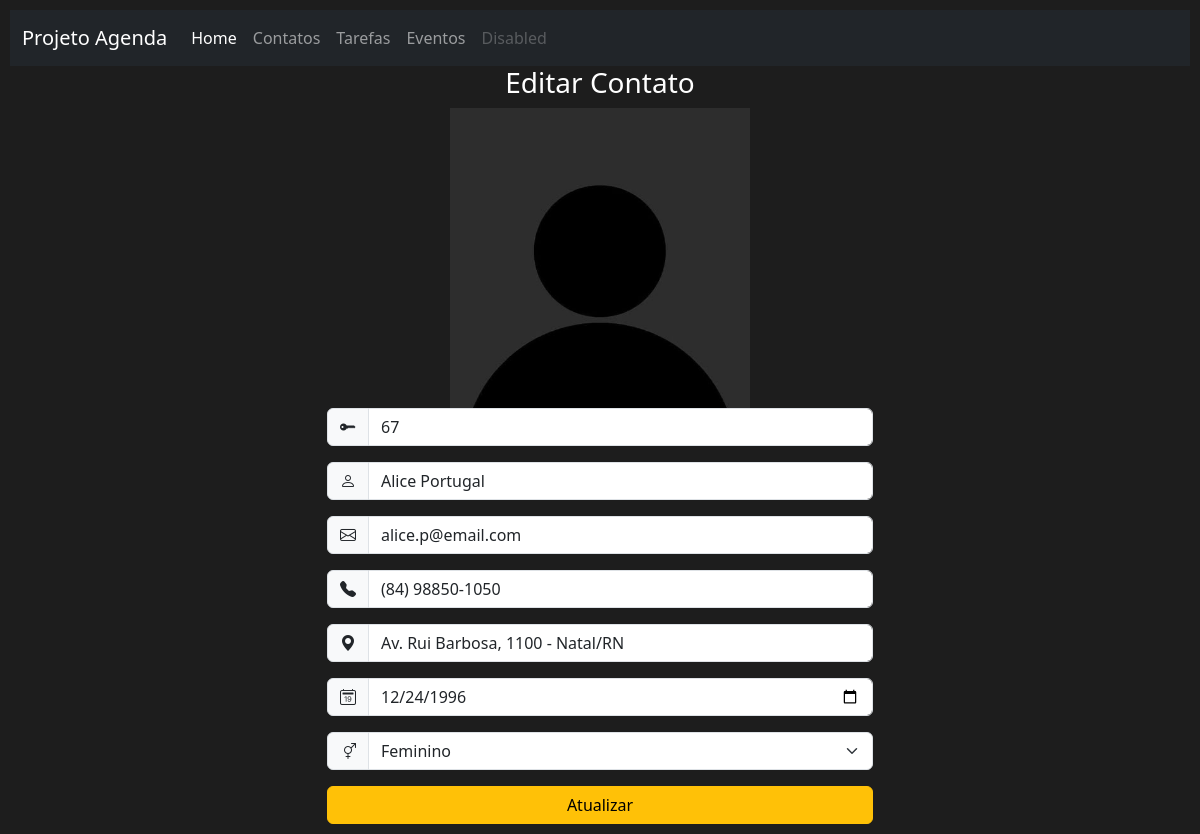
Page /index.php?menuop=editar-contato&idContato=67 on the committed database.
### tables this page shows
CREATE TABLE `tbcontatos` (
  `idContato` int(11) NOT NULL,
  `nomeContato` varchar(200) NOT NULL,
  `emailContato` varchar(100) NOT NULL,
  `telefoneContato` varchar(50) NOT NULL,
  `enderecoContato` varchar(200) NOT NULL,
  `sexoContato` char(1) NOT NULL,
  `dataNascContato` date NOT NULL,
  `flagFavoritoContato` tinyint(1) NOT NULL,
  `nomeFotoContato` varchar(255) NOT NULL
);

### paginas/contatos/editar-contato.php (the view, shortened to what this page needs)
<?php
$idContato = $_GET["idContato"];
$sql = "SELECT * from tbContatos WHERE idContato = {$idContato}";
$rs = mysqli_query($conexao, $sql) or die("erro ao recuperar dados da consulta. " . mysqli_error($conexao));
$dados = mysqli_fetch_assoc($rs);
?>
<header>
    <h3> Editar Contato </h3>
</header>
<div>
    <?php
        $nomeFoto = $dados["nomeFotoContato"];
        if($dados["nomeFotoContato"] == ""|| !file_exists('./paginas/contatos/fotos-contatos/'. $dados["nomeFotoContato"])){
            $nomeFoto = "semFoto.jpg";
        } else {
            $nomeFoto = $dados["nomeFotoContato"];
        }
    ?>
    <img src="./paginas/contatos/fotos-contatos/<?=$nomeFoto?>" alt="Foto do Contato" width="300">
</div>
<div>
    <form action="index.php?menuop=atualizar-contato" method="post">
        <div class="container">
            <div class="row justify-content-center">
                <div class="col-md-6">
                    <div class="input-group mb-3">
                        <span class="input-group-text" id="basic-addon0"> <i class="bi bi-key-fill"></i> </span>
                        <input type="text" class="form-control" placeholder="ID" aria-label="ID" name="idContato" value="<?=$dados["idContato"]?>" readonly>
                    </div>
                    <div class="input-group mb-3">
                        <span class="input-group-text" id="basic-addon1"> <i class="bi bi-person"></i> </span>
                        <input type="text" class="form-control" placeholder="Nome" aria-label="Nome" name="nomeContato" value="<?=$dados["nomeContato"]?>">
                    </div>
                    <div class="input-group mb-3">
                        <span class="input-group-text" id="basic-addon2"> <i class="bi bi-envelope"></i> </span>
                        <input type="email" class="form-control" placeholder="E-mail" aria-label="Email" name="emailContato" value="<?=$dados["emailContato"]?>">
                    </div>
                    <div class="input-group mb-3">
                        <span class="input-group-text" id="basic-addon3"> <i class="bi bi-telephone-fill"></i> </span>
                        <input type="text" class="form-control" placeholder="Telefone" aria-label="Telefone" name="telefoneContato" value="<?=$dados["telefoneContato"]?>">
                    </div>
                    <div class="input-group mb-3">
                        <span class="input-group-text" id="basic-addon4"> <i class="bi bi-geo-alt-fill"></i> </span>
                        <input type="text" class="form-control" placeholder="Endereço" aria-label="Endereço" name="enderecoContato" value="<?=$dados["enderecoContato"]?>">
                    </div>
                    <div class="input-group mb-3">
                        <span class="input-group-text" id="basic-addon5"> <i class="bi bi-calendar2-date"></i> </span>
                        <input type="date" class="form-control" aria-label="Data de Nascimento" name="dataNascContato" id="dataNascContato" value="<?= !empty($dados['dataNascContato']) ? date('Y-m-d', strtotime(str_replace('/', '-', $dados['dataNascContato']))) : '' ?>">
                    </div>
                    <div class="input-group mb-3">
                        <span class="input-group-text" id="basic-addon6"> <i class="bi bi-gender-ambiguous"></i> </span>
                        <select class="form-select" name="sexoContato" aria-label="Gênero">
                            <option value="F" <?= ($dados['sexoContato'] == 'F' || $dados['sexoContato'] == 'Feminino') ? 'selected' : '' ?>>Feminino</option>
                        </select>
                    </div>
                    <div class="d-grid gap-2">
                        <input class="btn btn-warning" type="submit" value="Atualizar" name="btnAtualizar">
                    </div>
            </div>
        </div>
    </form>
</div>

### css/style.css (style rules this page uses)
body { background-color: rgb(29, 29, 29); color: white; text-align: center; padding: 10px; }

### rows in the picture
tbcontatos: idContato "67", nomeContato "Alice Portugal", emailContato "alice.p@email.com", telefoneContato "(84) 98850-1050", enderecoContato "Av. Rui Barbosa, 1100 - Natal/RN", dataNascContato "12/24/1996", sexoContato "Feminino"
